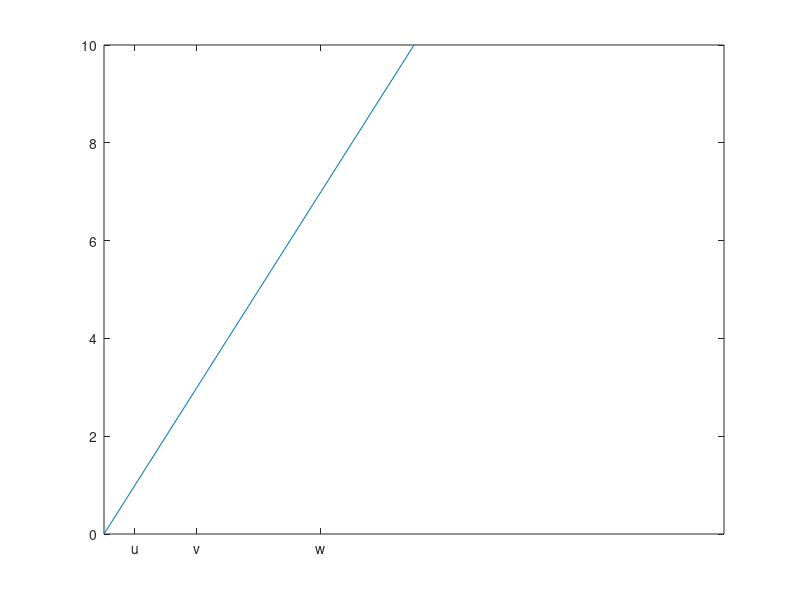

This chart was generated by the following MATLAB code:
figure_handle = figure();
axes_handle = gca();
plot(axes_handle, 0:10, 0:10);
xlim(axes_handle, [0, 10]);

set(axes_handle, 'XTick', [0, 5, 10]);
set(axes_handle, 'XTickLabel', {'A', 'B'});
manual_before = { ...
    get(axes_handle, 'XTick'), ...
    get(axes_handle, 'XTickMode'), ...
    get(axes_handle, 'XTickLabel'), ...
    get(axes_handle, 'XTickLabelMode') ...
};

xlim(axes_handle, [0, 20]);
manual_after_limit = { ...
    get(axes_handle, 'XTick'), ...
    get(axes_handle, 'XTickLabel') ...
};
set(axes_handle, 'XTickMode', 'auto');
auto_ticks_manual_labels = { ...
    get(axes_handle, 'XTick'), ...
    get(axes_handle, 'XTickMode'), ...
    get(axes_handle, 'XTickLabel'), ...
    get(axes_handle, 'XTickLabelMode') ...
};

xticks(axes_handle, [1, 3, 7]);
shortcut_ticks = xticks(axes_handle);
xticklabels(axes_handle, {'u', 'v', 'w'});
shortcut_labels = xticklabels(axes_handle);
tick_mode = xticks(axes_handle, 'mode');
label_mode = xticklabels(axes_handle, 'mode');

openmat_result = { ...
    manual_before, manual_after_limit, auto_ticks_manual_labels, ...
    shortcut_ticks, shortcut_labels, tick_mode, label_mode ...
};
close(figure_handle);
